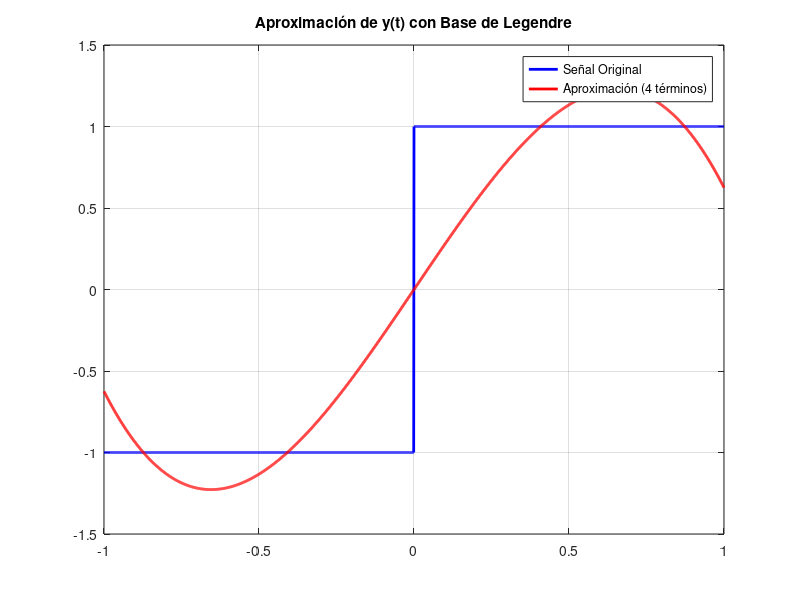
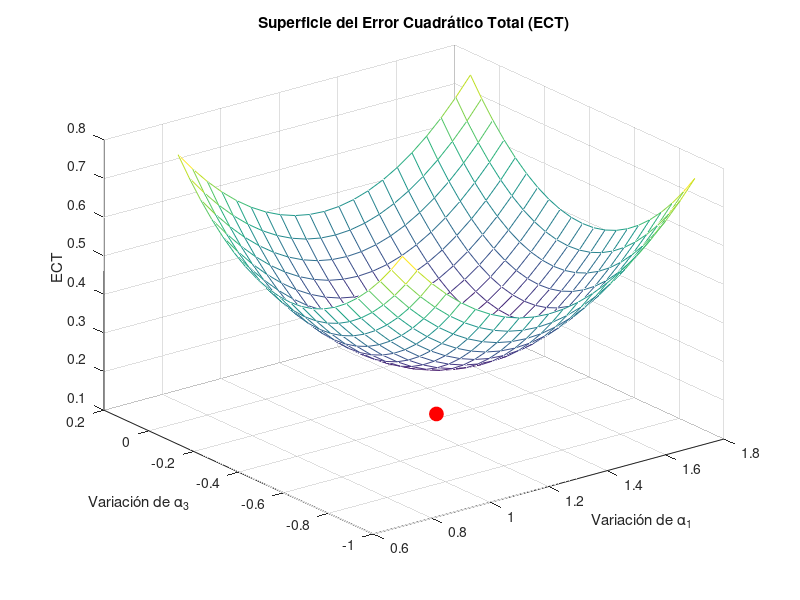
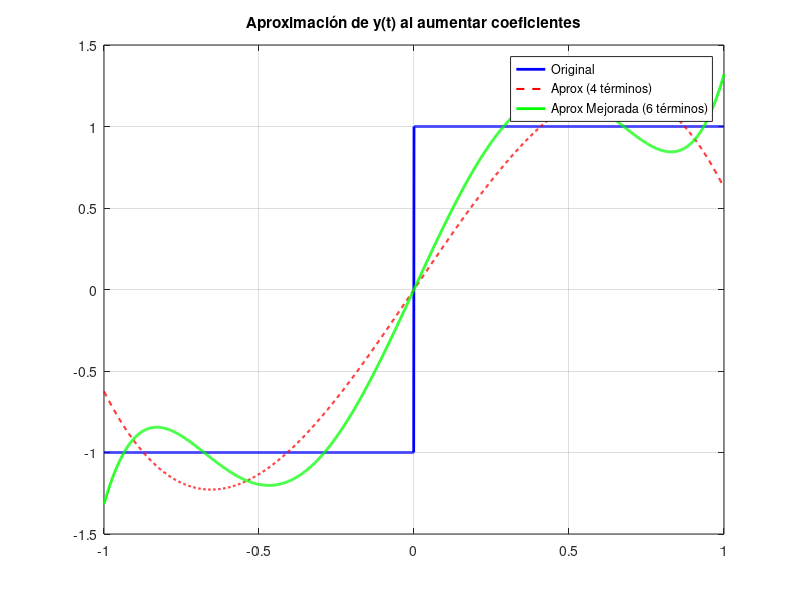
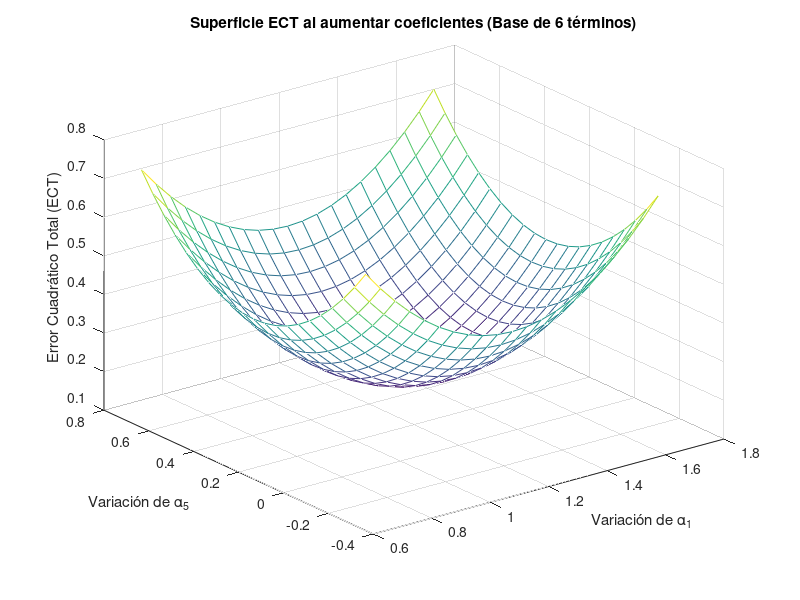

MATLAB code for these plots, in order:
#lo que tengo que hacer en este ej es hallar el error cuadratico total de aproximacion el ejemplo con func
#de Legendre dependiendo de las siguientes condiciones:
#1) con los coeficientes calculados en el ejemplo del sibook.
#para ello:
dt = 0.001;               # Nuestro "diferencial" de tiempo
t = -1:dt:1;              # Vector de tiempo desde -1 hasta 1
N = length(t);            # Dimensión de nuestro espacio (R^N)

#la funcion a aproximar entonces, como dice el apunte, es:
y_orig = ones(1, N);      # Llenamos todo con unos
y_orig(t < 0) = -1;       # Forzamos a -1 la mitad izquierda (t < 0)

#armamos las bases de Legendre: para aproximar la señal, necesitamos un "molde" o sistema de referencia. 
#La teoría indica que una base ortonormal es ideal porque sus señales son totalmente independientes (ortogonales entre sí, producto interno = 0) 
#y su "tamaño" o energía es 1. Las primeras cuatro funciones ortonormales de Legendre en [−1,1] son:
phi0 = sqrt(1/2) * ones(1, N);
phi1 = sqrt(3/2) * t;
phi2 = sqrt(5/2) * (1.5 * t.^2 - 0.5);
phi3 = sqrt(7/2) * (2.5 * t.^3 - 1.5 * t);

#¿Cómo fabricamos nuestra señal aproximada  y~? 
#Multiplicando cada función de la base por su respectivo "coeficiente de proyección" α y sumándolas. 
#La teoría demuestra que estos α (calculados previamente en tu apunte haciendo αi=⟨y,ϕi⟩) son los que 
#garantizan el menor error posible en la aproximación.
#Entonces del apunte sacamos que:
alpha0 = 0;
alpha1 = sqrt(3/2);
alpha2 = 0;
alpha3 = -sqrt(7/32);

#armamos la senal aproximada:
y_aprox = alpha0*phi0 + alpha1*phi1 + alpha2*phi2 + alpha3*phi3;

#una vez que tenemos la senal y la aproximacion, calculamos el error cuadratico total de aproximacion
#este se calcula como la suma de las diferencias al cuadrado entre cada muestra de la señal original y la aproximada,
#dividido por el número total de muestras (N):
error_senal=y_orig-y_aprox;
ECT_opt=(sum(error_senal.^2))/N;
printf('El error cuadrático total de aproximación es: %f\n', ECT_opt);

figure;
plot(t, y_orig, 'b', 'LineWidth', 2); hold on;
plot(t, y_aprox, 'r', 'LineWidth', 2);
title('Aproximación de y(t) con Base de Legendre');
legend('Señal Original', 'Aproximación (4 términos)');
grid on;
%pause(10);

#2) con pequenas variaciones en torno a estos coeficientes a, construyendo una grafica 3D con la variacion de los coef, x,y,z
#y el error cuadratico total en z.

#La teoría matemática de señales establece que calcular los coeficientes α mediante el producto interno (proyección ortogonal) 
#garantiza el mínimo Error Cuadrático Total (ECT)

#si graficamos en 3 dimensiones vamos a obtener una especie de cuenco donde su base seria el menor error optimo
#para ello vamos a usar la funcion meshgrid

#entonces definimos las variaciones que le vamos a dar a los valores optimos:
variacion = -0.5 : 0.05 : 0.5;
# Creamos las grillas 2D para variar alpha1 y alpha3
[Alfa1_grid, Alfa3_grid] = meshgrid(alpha1 + variacion, alpha3 + variacion);

# Matriz vacía para guardar el error en el eje Z
ECT_3D = zeros(size(Alfa1_grid));
for i = 1:size(Alfa1_grid, 1)
    for j = 1:size(Alfa1_grid, 2)
        # Construimos una "mala" aproximación usando los alphas alterados
        # (Mantenemos alpha0 y alpha2 en 0)
        y_mala = 0*phi0 + Alfa1_grid(i,j)*phi1 + 0*phi2 + Alfa3_grid(i,j)*phi3;
        
        # Calculamos el ECT para esta mala aproximación
        error_malo = y_orig - y_mala;
        ECT_3D(i,j) = sum(error_malo.^2) * dt;
    end
end

% Gráfica 3D usando la función 'mesh' o 'surf'
figure;
mesh(Alfa1_grid, Alfa3_grid, ECT_3D);
hold on;
% Marcamos el punto óptimo teórico (el fondo del cuenco) en color rojo
plot3(alpha1, alpha3, ECT_opt, 'ro', 'MarkerSize', 10, 'MarkerFaceColor', 'r');
title('Superficie del Error Cuadrático Total (ECT)');
xlabel('Variación de \alpha_1');
ylabel('Variación de \alpha_3');
zlabel('ECT');
grid on;
%pause(15);

#3. con mas coeficientes α, para comprobar como se reduce el error cuadratico total al aumentar los coeficientes.
#La teoría indica que si aumentamos el número de funciones aproximantes (más dimensiones en nuestra base), 
#el error se irá reduciendo progresivamente

#amos a agregar la 5ta función de Legendre (ϕ5). Como la señal original es impar (antisimétrica), 
#las funciones pares de Legendre (ϕ0,ϕ2,ϕ4) siempre tendrán coeficientes α=0. Por eso saltamos directamente a ϕ5.

phi4 = sqrt(9/2) * (1/8) * (35*t.^4 - 30*t.^2 + 3);
phi5 = sqrt(11/2) * (1/8) * (63*t.^5 - 70*t.^3 + 15*t);

# Calculamos los nuevos coeficientes proyectando la señal original (Producto Interno)
# Teóricamente alpha4 dará 0 por simetría, pero alpha5 tendrá un valor.
alpha4 = sum(y_orig .* phi4) * dt;  
alpha5 = sum(y_orig .* phi5) * dt;

% Construimos la nueva aproximación sumando los términos nuevos
y_aprox_mejorada = y_aprox + alpha4*phi4 + alpha5*phi5;

% Calculamos el nuevo ECT
error_mejorado = y_orig - y_aprox_mejorada;
ECT_mejorado = sum(error_mejorado.^2) * dt;

printf('\nComparación de Errores:\n');
printf('ECT con 4 coeficientes: %f\n', ECT_opt);
printf('ECT con 6 coeficientes: %f\n', ECT_mejorado);

% Graficamos para ver cómo la onda se ajusta mejor al salto cuadrado
figure;
plot(t, y_orig, 'b', 'LineWidth', 2); hold on;
plot(t, y_aprox, 'r--', 'LineWidth', 1.5);
plot(t, y_aprox_mejorada, 'g', 'LineWidth', 2);
title('Aproximación de y(t) al aumentar coeficientes');
legend('Original', 'Aprox (4 términos)', 'Aprox Mejorada (6 términos)');
grid on;
%pause(15);

variacion = -0.5 : 0.05 : 0.5;

% Creamos las grillas 2D variando alpha1 y el NUEVO alpha5
[Alfa1_grid_new, Alfa5_grid_new] = meshgrid(alpha1 + variacion, alpha5 + variacion);

% Matriz vacía para guardar el nuevo error en el eje Z
ECT_3D_nuevo = zeros(size(Alfa1_grid_new));

% Doble bucle para evaluar la grilla
for i = 1:size(Alfa1_grid_new, 1)
    for j = 1:size(Alfa1_grid_new, 2)
        % Construimos la aproximación: 
        % Dejamos fijos alpha0, alpha2, alpha3 y alpha4 en sus valores óptimos
        % Solo alteramos los valores de alpha1 y alpha5 usando la grilla
        y_mala_nueva = alpha0*phi0 + Alfa1_grid_new(i,j)*phi1 + alpha2*phi2 + ...
                       alpha3*phi3 + alpha4*phi4 + Alfa5_grid_new(i,j)*phi5;
        
        % Calculamos el ECT para esta variación
        error_nuevo = y_orig - y_mala_nueva;
        ECT_3D_nuevo(i,j) = sum(error_nuevo.^2) * dt;
    end
end

% Generamos la nueva gráfica 3D
figure;
mesh(Alfa1_grid_new, Alfa5_grid_new, ECT_3D_nuevo);
hold on;

% Marcamos el nuevo mínimo global (que ahora está más abajo que en el Inciso 2)
plot3(alpha1, alpha5, ECT_mejorado, 'ro', 'MarkerSize', 10, 'MarkerFaceColor', 'r');
title('Superficie ECT al aumentar coeficientes (Base de 6 términos)');
xlabel('Variación de \alpha_1');
ylabel('Variación de \alpha_5');
zlabel('Error Cuadrático Total (ECT)');
grid on;
pause(25);
